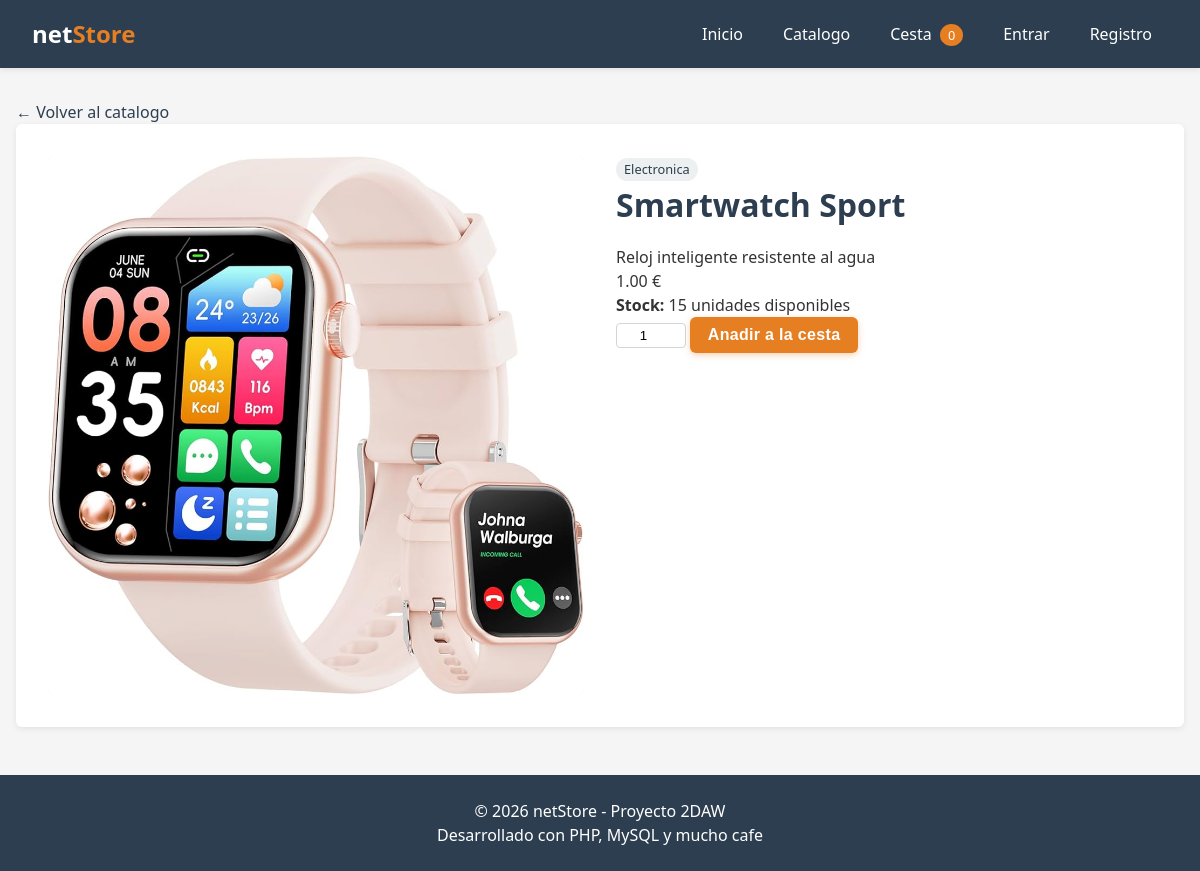
The page /producto/detalle/2 on the database its author committed.
### tables this page shows
CREATE TABLE productos (
    id            INT AUTO_INCREMENT PRIMARY KEY,
    categoria_id  INT NOT NULL,
    nombre        VARCHAR(150) NOT NULL,
    descripcion   TEXT,
    precio        DECIMAL(10,2) NOT NULL DEFAULT 0,
    stock         INT NOT NULL DEFAULT 0,
    imagen        VARCHAR(255) DEFAULT 'sin-imagen.svg',
    visible       TINYINT(1) NOT NULL DEFAULT 1,
    fecha_alta    DATETIME DEFAULT CURRENT_TIMESTAMP,
    CONSTRAINT fk_producto_categoria
        FOREIGN KEY (categoria_id) REFERENCES categorias(id)
        ON DELETE RESTRICT ON UPDATE CASCADE
);

CREATE TABLE categorias (
    id          INT AUTO_INCREMENT PRIMARY KEY,
    nombre      VARCHAR(100) NOT NULL UNIQUE,
    descripcion TEXT,
    fecha_alta  DATETIME DEFAULT CURRENT_TIMESTAMP
);

### src/Controladores/ProductoControlador.php (called while the page is built, shortened)
<?php
class ProductoControlador
{
    public function detalle($id = null): void
    {
        $servicio = new ProductoServicio();
        $producto = $servicio->obtenerUno((int) $id);
        require APP . '/Vistas/comunes/cabecera.php';
        require APP . '/Vistas/productos/detalle.php';
        require APP . '/Vistas/comunes/pie.php';
    }
}

### src/Rutas/Rutas.php (called while the page is built, shortened)
<?php
class Rutas
{
    public static function registrar(): void
    {
        Enrutador::agregar('GET', '/producto/detalle/:id', function ($id) {
            (new ProductoControlador())->detalle($id);
        });
        Enrutador::despachar();
    }
}

### src/init.php (called while the page is built, shortened)
<?php
spl_autoload_register(function (string $clase) {
    $mapa = [
        'Config\\'        => CONFIG . '/',
        'Modelos\\'       => APP . '/Modelos/',
        'Controladores\\' => APP . '/Controladores/',
        'Lib\\'           => APP . '/Lib/',
        'Rutas\\'         => APP . '/Rutas/',
        'Utils\\'         => APP . '/Utils/',
        'Middleware\\'    => APP . '/Middleware/',
        'Requests\\'      => APP . '/Requests/',
        'Repositorios\\'  => APP . '/Repositorios/',
        'Servicios\\'     => APP . '/Servicios/',
    ];
    foreach ($mapa as $prefijo => $directorio) {
        if (str_starts_with($clase, $prefijo)) {
            $archivo = $directorio . str_replace('\\', '/', substr($clase, strlen($prefijo))) . '.php';
            if (is_file($archivo)) {
                return;
            }
        }
    }
});
\Rutas\Rutas::registrar();

### public/index.php (called while the page is built)
<?php
require_once('../src/init.php');

### config/Conexion.php (called while the page is built, shortened)
<?php
class Conexion
{
    private static $pdo = null;
    public static function abrir(): PDO
    {
        if (self::$pdo === null) {
            $dsn = 'mysql:host=' . self::HOST
                 . ';dbname='   . self::BD
                 . ';charset='  . self::CHARSET;
            $opciones = [
                PDO::ATTR_ERRMODE            => PDO::ERRMODE_EXCEPTION,
                PDO::ATTR_DEFAULT_FETCH_MODE => PDO::FETCH_ASSOC,
                PDO::ATTR_EMULATE_PREPARES   => false,
            ];
            try {
                self::$pdo = new PDO($dsn, self::USUARIO, self::CLAVE, $opciones);
            } catch (PDOException $e) {
                die('No se ha podido conectar con la base de datos: ' . $e->getMessage());
            }
        }
        return self::$pdo;
    }
}

### src/Servicios/ProductoServicio.php (called while the page is built, shortened)
<?php
class ProductoServicio
{
    private ProductoRepositorio $repositorio;
    public function __construct()
    {
        $this->repositorio = new ProductoRepositorio();
    }
    public function obtenerUno(int $id): ?array
    {
        return $this->repositorio->obtenerUno($id);
    }
}

### src/Repositorios/ProductoRepositorio.php (called while the page is built, shortened)
<?php
class ProductoRepositorio
{
    private $bd;
    public function __construct()
    {
        $this->bd = Conexion::abrir();
    }
    public function obtenerUno(int $id): ?array
    {
        $sql = "SELECT p.*, c.nombre AS categoria_nombre
                FROM productos p
                INNER JOIN categorias c ON c.id = p.categoria_id
                WHERE p.id = :id";
        $stmt = $this->bd->prepare($sql);
        $stmt->execute([':id' => $id]);
        $fila = $stmt->fetch();
        return $fila ?: null;
    }
}

### src/Vistas/productos/detalle.php (the view, shortened to what this page needs)
<div class="volver">
    <a href="<?= URL_BASE ?>/producto">&larr; Volver al catalogo</a>
</div>
<article class="detalle-producto">
    <?php
    $rutaImg = file_exists(PUBLICO . '/uploads/imagenes/' . $producto['imagen'])
        ? URL_BASE . '/uploads/imagenes/' . htmlspecialchars($producto['imagen'])
        : URL_BASE . '/img/' . htmlspecialchars($producto['imagen']);
    ?>
    <img src="<?= $rutaImg ?>"
         alt="<?= htmlspecialchars($producto['nombre']) ?>"
         onerror="this.src='<?= URL_BASE ?>/img/sin-imagen.svg'">
    <div>
        <span class="etiqueta-categoria"><?= htmlspecialchars($producto['categoria_nombre']) ?></span>
        <h1 class="detalle-producto__nombre"><?= htmlspecialchars($producto['nombre']) ?></h1>
        <p class="detalle-producto__descripcion">
            <?= nl2br(htmlspecialchars($producto['descripcion'])) ?>
        </p>
        <p class="precio detalle-producto__precio">
            <?= number_format($producto['precio'], 2) ?> &euro;
        </p>
        <p class="detalle-producto__stock">
            <?php if ((int) $producto['stock'] > 0): ?>
                <strong>Stock:</strong> <?= $producto['stock'] ?> unidades disponibles
            <?php else: ?>
                <strong class="detalle-producto__sin-stock">Producto sin stock</strong>
            <?php endif; ?>
        </p>
        <?php if ((int) $producto['stock'] > 0): ?>
            <form method="POST" action="<?= URL_BASE ?>/cesta/anadir" class="form-anadir">
                <input type="number" name="cantidad" value="1" min="1" max="<?= $producto['stock'] ?>"
                       class="input-cantidad">
                <button type="submit" class="boton">Anadir a la cesta</button>
            </form>
        <?php endif; ?>
    </div>
</article>

### public/css/estilo.css (style rules this page uses)
:root { --color-principal: #2c3e50; --color-acento: #e67e22; --color-acento-osc: #ca6f1e; --color-fondo: #f5f5f5; --color-texto: #333; --color-suave: #ecf0f1; --color-borde: #d0d6db; --color-ok: #27ae60; --color-error: #c0392b; --radio: 6px; --sombra: 0 2px 6px rgba(0, 0, 0, .08); }
* { margin: 0; padding: 0; box-sizing: border-box; }
body { font-family: 'Segoe UI', Tahoma, sans-serif; line-height: 1.5; color: var(--color-texto); background: var(--color-fondo); }
a { color: var(--color-principal); text-decoration: none; }
h1, h2, h3 { color: var(--color-principal); margin-bottom: 1rem; }
h1 { font-size: 2rem; }
.boton { display: inline-block; background: var(--color-acento); color: #fff !important; padding: .55rem 1.1rem; border-radius: var(--radio); border: 0; cursor: pointer; font-size: 1rem; font-weight: 600; letter-spacing: .02em; transition: background .2s, transform .15s, box-shadow .2s; box-shadow: 0 2px 6px rgba(230, 126, 34, .35); }
.etiqueta-categoria { background: var(--color-suave); color: var(--color-principal); font-size: .8rem; padding: 2px 8px; border-radius: 999px; display: inline-block; }
.detalle-producto { display: grid; gap: 2rem; grid-template-columns: 1fr 1fr; background: #fff; padding: 2rem; border-radius: var(--radio); box-shadow: var(--sombra); }
.detalle-producto img { width: 100%; border-radius: var(--radio); background: var(--color-suave); }
.input-cantidad { width: 70px; padding: .25rem; border: 1px solid var(--color-borde); border-radius: 4px; text-align: center; }

### rows shown on the page
productos: imagen (picture), categoria.nombre "Electronica", nombre "Smartwatch Sport", descripcion "Reloj inteligente resistente al agua", precio "1.00", stock "15"

### other values the page prints
$_unidadesCesta "0"
